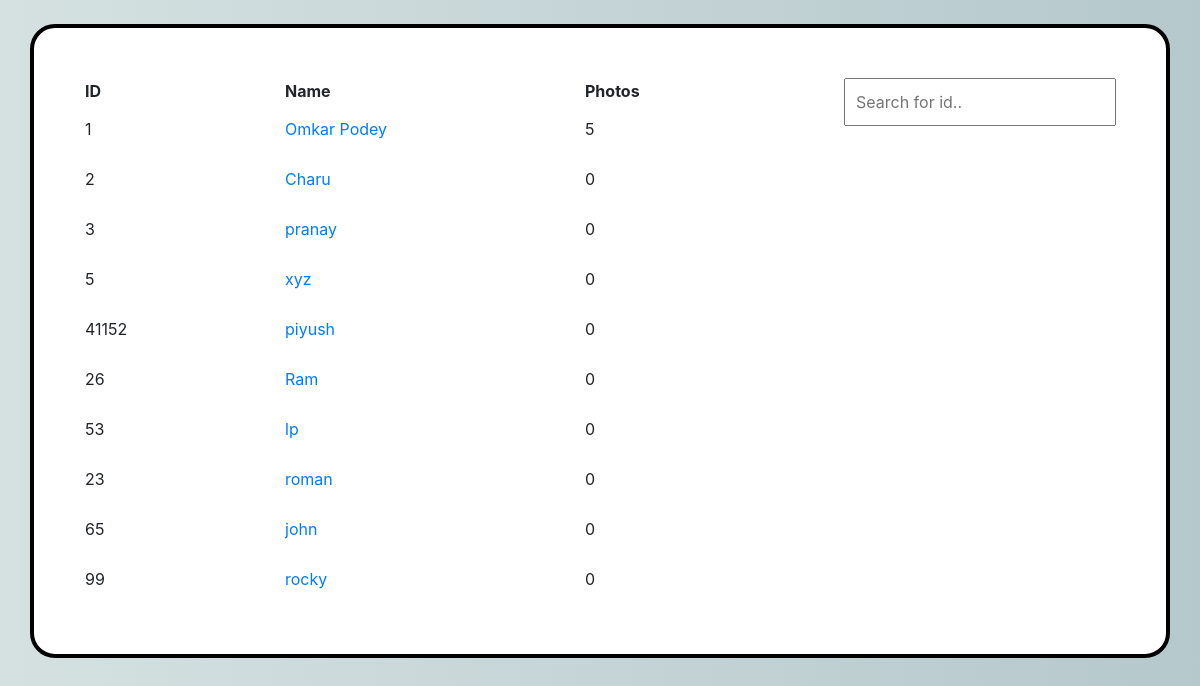
The app's page /add_photos/ with its own data.
### app/models.py (models this page shows, shortened)
class Employee(models.Model):
	id = models.CharField(primary_key=True, max_length=10)
	name = models.CharField(max_length=50)
	def num_photos(self):
		try:
			DIR = f"app/facerec/dataset/{self.name}_{self.id}"
			img_count = len(os.listdir(DIR))
			return img_count
		except:
			return 0

### app/views.py (the view)
# urls.py: path('add_photos/', views.add_photos, name='add_photos'),
def add_photos(request):
	emp_list = Employee.objects.all()
	return render(request, 'app/add_photos.html', {'emp_list': emp_list})

### app/templates/app/add_photos.html (shortened to what this page needs)
{% extends 'base.html' %}
{% load static %}
{% block content %}
<div class="container" style="background-color: white; padding: 50px;border: 4px solid #000000;border-radius: 25px;">
  <input type="text" id="myInput" onkeyup="myFunction()" placeholder="Search for id.." style="float: right;padding: 10px;">
  <table id="myTable">
    	<tr class="header">
      	<th width="200">ID</th>
      	<th width="300">Name</th>
        <th width="100">Photos</th>
  	</tr>
  	{% for emp in emp_list %}
  		<tr style="height: 50px; width: 50px;">
  			<td>{{emp.id}}</td>
  			<td><a href="{% url 'click_photos' emp.id %}">{{emp.name}}</a></td>
        <td>{{emp.num_photos}}</td>
  		</tr>
  	{% endfor %}
  </table>
</div>
{% endblock %}

### app/templates/base.html (shortened to what this page needs)
{% load static %}
<!DOCTYPE html>
<html>
<head>
	<link href="https://stackpath.bootstrapcdn.com/bootstrap/4.1.3/css/bootstrap.min.css" rel="stylesheet">
	<link rel="stylesheet" href="{% static 'css/bootstrap.css' %}">
	<link rel="stylesheet" href="{% static 'css/main.css' %}">
</head>
<body >
	<br>
	{% block content %}{% endblock %}
</body>
</html>

### app/static/css/main.css (style rules this page uses)
body { background-image: -moz-linear-gradient(0deg, #d5e1e1 0%, #b5c8cc 100%); background-image: -webkit-linear-gradient(0deg, #d5e1e1 0%, #b5c8cc 100%); background-image: -ms-linear-gradient(0deg, #d5e1e1 0%, #b5c8cc 100%); }

### records on screen
Employee: id "1", name "Omkar Podey", num_photos "5"
Employee: id "2", name "Charu", num_photos "0"
Employee: id "3", name "pranay", num_photos "0"
Employee: id "5", name "xyz", num_photos "0"
Employee: id "41152", name "piyush", num_photos "0"
Employee: id "26", name "Ram", num_photos "0"
Employee: id "53", name "lp", num_photos "0"
Employee: id "23", name "roman", num_photos "0"
Employee: id "65", name "john", num_photos "0"
Employee: id "99", name "rocky", num_photos "0"
